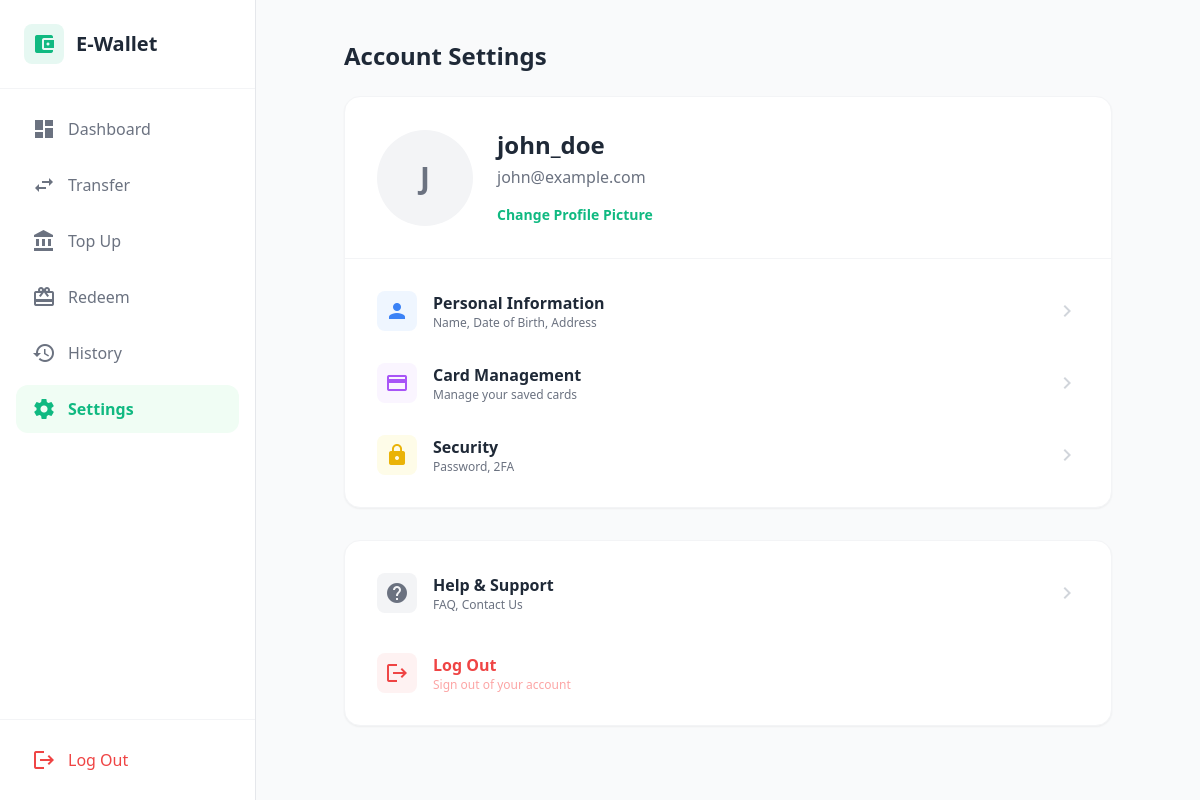
The page /settings.php (signed in) on the database its author committed.
### tables this page shows
CREATE TABLE IF NOT EXISTS users (
    id INT AUTO_INCREMENT PRIMARY KEY,
    username VARCHAR(50) NOT NULL UNIQUE,
    email VARCHAR(100) NOT NULL UNIQUE,
    password VARCHAR(255) NOT NULL,
    points INT DEFAULT 0,
    last_checkin DATE DEFAULT NULL,
    created_at TIMESTAMP DEFAULT CURRENT_TIMESTAMP
);

### settings.php (the view, shortened to what this page needs)
<?php
require('config.php');
$stmt = $pdo->prepare("SELECT * FROM users WHERE id = ?");
$stmt->execute([$_SESSION['user_id']]);
$user = $stmt->fetch();
?>
<!DOCTYPE html>
<html lang="en">
<head>
    <script src="https://cdn.tailwindcss.com"></script>
</head>
<body class="bg-gray-50 min-h-screen font-sans">
    <?php include 'sidebar.php'; ?>
    <div class="md:ml-64 p-6 md:p-10">
        <div class="max-w-3xl mx-auto">
            <h1 class="text-2xl font-bold text-dark mb-6">Account Settings</h1>
            <div class="bg-white rounded-2xl shadow-sm border border-gray-100 overflow-hidden mb-8">
                <div class="p-8 border-b border-gray-100 flex items-center gap-6">
                    <div class="w-24 h-24 rounded-full bg-gray-100 flex items-center justify-center text-3xl font-bold text-gray-500">
                        <?php echo strtoupper(substr($user['username'], 0, 1)); ?>
                    </div>
                    <div>
                        <h2 class="text-2xl font-bold text-dark mb-1"><?php echo htmlspecialchars($user['username']); ?></h2>
                        <p class="text-secondary"><?php echo htmlspecialchars($user['email']); ?></p>
                        <button class="mt-4 text-primary text-sm font-semibold hover:underline">Change Profile Picture</button>
                    </div>
                </div>
                <div class="p-4">
                    <a href="#" class="flex items-center justify-between p-4 hover:bg-gray-50 rounded-xl transition-colors group">
                        <div class="flex items-center gap-4">
                            <div class="w-10 h-10 rounded-lg bg-blue-50 flex items-center justify-center text-blue-500 group-hover:bg-blue-100 transition-colors">
                                <span class="material-icons">person</span>
                            </div>
                            <div>
                                <h3 class="font-bold text-dark">Personal Information</h3>
                                <p class="text-xs text-secondary">Name, Date of Birth, Address</p>
                            </div>
                        </div>
                        <span class="material-icons text-gray-300">chevron_right</span>
                    </a>
                    <a href="#" class="flex items-center justify-between p-4 hover:bg-gray-50 rounded-xl transition-colors group">
                        <div class="flex items-center gap-4">
                            <div class="w-10 h-10 rounded-lg bg-purple-50 flex items-center justify-center text-purple-500 group-hover:bg-purple-100 transition-colors">
                                <span class="material-icons">credit_card</span>
                            </div>
                            <div>
                                <h3 class="font-bold text-dark">Card Management</h3>
                                <p class="text-xs text-secondary">Manage your saved cards</p>
                            </div>
                        </div>
                        <span class="material-icons text-gray-300">chevron_right</span>
                    </a>
                    <a href="#" class="flex items-center justify-between p-4 hover:bg-gray-50 rounded-xl transition-colors group">
                        <div class="flex items-center gap-4">
                            <div class="w-10 h-10 rounded-lg bg-yellow-50 flex items-center justify-center text-yellow-500 group-hover:bg-yellow-100 transition-colors">
                                <span class="material-icons">lock</span>
                            </div>
                            <div>
                                <h3 class="font-bold text-dark">Security</h3>
                                <p class="text-xs text-secondary">Password, 2FA</p>
                            </div>
                        </div>
                        <span class="material-icons text-gray-300">chevron_right</span>
                    </a>
                </div>
            </div>
            <div class="bg-white rounded-2xl shadow-sm border border-gray-100 overflow-hidden">
                <div class="p-4">
                    <a href="#" class="flex items-center justify-between p-4 hover:bg-gray-50 rounded-xl transition-colors group">
                        <div class="flex items-center gap-4">
                            <div class="w-10 h-10 rounded-lg bg-gray-100 flex items-center justify-center text-gray-500 group-hover:bg-gray-200 transition-colors">
                                <span class="material-icons">help</span>
                            </div>
                            <div>
                                <h3 class="font-bold text-dark">Help & Support</h3>
                                <p class="text-xs text-secondary">FAQ, Contact Us</p>
                            </div>
                        </div>
                        <span class="material-icons text-gray-300">chevron_right</span>
                    </a>
                    <a href="logout.php" class="flex items-center justify-between p-4 hover:bg-red-50 rounded-xl transition-colors group mt-2">
                        <div class="flex items-center gap-4">
                            <div class="w-10 h-10 rounded-lg bg-red-50 flex items-center justify-center text-red-500 group-hover:bg-red-100 transition-colors">
                                <span class="material-icons">logout</span>
                            </div>
                            <div>
                                <h3 class="font-bold text-red-500">Log Out</h3>
                                <p class="text-xs text-red-300">Sign out of your account</p>
                            </div>
                        </div>
                    </a>
                </div>
            </div>
        </div>
    </div>
</body>
</html>

### rows shown on the page
users: username "J", username "john_doe", email "john@example.com"
